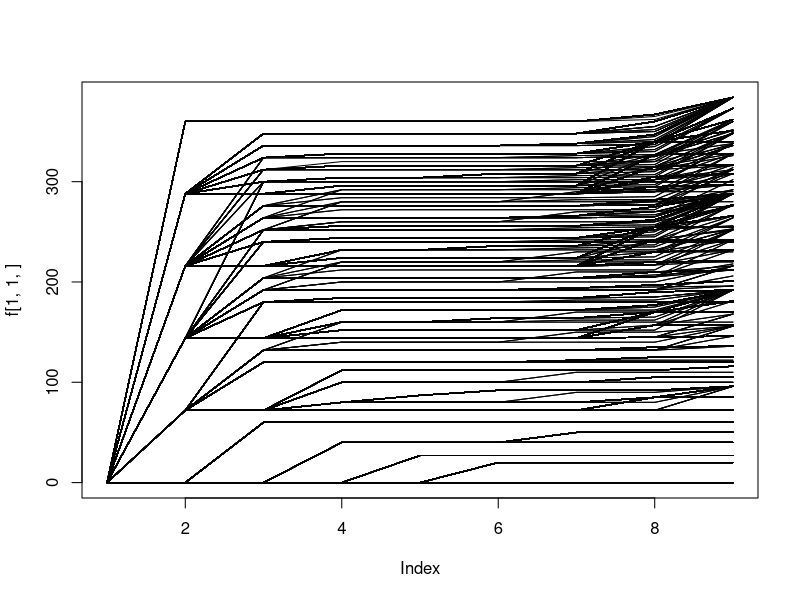

Reproduce this figure in R.
g <- function(x, v){
  return(x * v)
}

# weight
w <- c(20,18,14,12,10,16,22,24)
# size
size <- c(2,1,1,2,1,1,3,2)
# value
v <- c(72,60,40,27,20,50,85,96)

# we have N types of items
N <- length(w)

# get the maximum Z corresponding to the weight
zMax <- 100
# get the maximum S corresponding to the size
sMax <- 100

# we need the value function f

f <- array(0, dim = c(zMax, sMax, N + 1)) # + 1 corresponds to the 0 as the initial index for i
# this holder corresponds to optimal variable x_N. 
# Although we have two types of constraintes here, we have a problem of allocating one type of resource
x <- array(0, dim = c(zMax, sMax, N + 1, N + 1)) 

# The main iteration retains the same as in case of the one-dimensional allocation process
# again we go type by type of product, which are characterized by specific value, size and weight 

for (i in 1:N){ 
  print(i)
  
  #start to iterate over z
  z <- 1
  
  while (z <= zMax){
    
    # compute the alphs for weight
    alphaWeight <- floor(z / w[i])
    
    # start to iterate over s
    s <- 1
    
    while (s <= sMax){
    
      # compute the alphs for size
      alphaSize <- floor(s / size[i])
      # now the function value container spans over both potential weights as well as sizes
      
      # we need to take the tested number of itmes based on the more restrictive constraint
      alpha <- min(alphaWeight, alphaSize)
      # prepare a holder for the evaluations in the current round (specified by z and s)
      auxiliary <- matrix(0, alpha + 1 )
      
      for (xi in 0:alpha){
          
          # xi is just potential x[i] value to test for the maximum
          if ( ( (z - w[i] * xi) == 0 ) || (s - (size[i] * xi) == 0 ) ) {
            auxiliary[xi + 1, 1] <- g(xi, v[i]) }
          
          if ( ( (z - w[i] * xi) > 0 ) && (s - (size[i] * xi) > 0 ) )  {
            
            auxiliary[xi + 1, 1] <- g(xi, v[i]) + f[z - (w[i] * xi), s - (size[i] * xi), i]    
          
          }
        }

      maximizingX <- which(auxiliary == max(auxiliary, na.rm = TRUE) )
      
      if (length(maximizingX) > 1 ){  
        # just let us use the size to select among the alternatives
      print(1)
        
        x[z, s, i + 1, i + 1] <- max(maximizingX) - 1
        
        } else {
          
         x[z , s, i + 1, i + 1] <- maximizingX - 1
        
        }
        
        if ( ( (z - (w[i] * x[z , s, i + 1, i + 1]) ) > 0 ) & (s - (size[i] * x[z , s, i + 1, i + 1]) > 0 ) ) {
           x[z, s, 1:i, i + 1] <- x[z - (w[i] * x[z , s, i + 1, i + 1]), s - (size[i] * x[z , s, i + 1, i + 1]), 1:i , i]
         } else {
          # if all the capacity is exhausted by the current item type, then all the others previously types loaded are given 0 capcity
          x[z, s, 1:i, i + 1] <- 0  
          }
        
        f[z , s, i + 1] <- max(auxiliary, na.rm = TRUE)
  #    }
    
      s <- s+1
      print(z)
      print(s)
     
      }
   
      z <- z + 1     
    }
  }

plot(f[1,1,], type = 'l', ylim = c(0,max(f)))

for (z in 1:zMax){
  for (s in 1:sMax){
    lines(f[z,s,])
  }
}

# PRINT THE OPTIMAL PROGRAM
# the first column of x is artificially corresponding to f_0, which is just 0 for any cargo constraint z
print(x[zMax, sMax, 2:(N+1), N + 1])